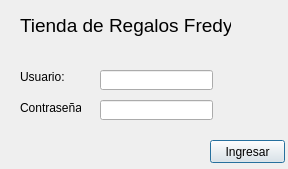
<?xml version="1.0" encoding="UTF-8"?>
<ui version="4.0">
 <class>login</class>
 <widget class="QDialog" name="login">
  <property name="geometry">
   <rect>
    <x>0</x>
    <y>0</y>
    <width>288</width>
    <height>169</height>
   </rect>
  </property>
  <property name="windowTitle">
   <string>Dialog</string>
  </property>
  <widget class="QLabel" name="label">
   <property name="geometry">
    <rect>
     <x>20</x>
     <y>70</y>
     <width>46</width>
     <height>13</height>
    </rect>
   </property>
   <property name="text">
    <string>Usuario:</string>
   </property>
  </widget>
  <widget class="QLabel" name="label_2">
   <property name="geometry">
    <rect>
     <x>20</x>
     <y>100</y>
     <width>61</width>
     <height>16</height>
    </rect>
   </property>
   <property name="text">
    <string>Contraseña:</string>
   </property>
  </widget>
  <widget class="QLabel" name="tienda">
   <property name="geometry">
    <rect>
     <x>20</x>
     <y>10</y>
     <width>211</width>
     <height>31</height>
    </rect>
   </property>
   <property name="font">
    <font>
     <pointsize>14</pointsize>
    </font>
   </property>
   <property name="text">
    <string>Tienda de Regalos Fredy</string>
   </property>
  </widget>
  <widget class="QPushButton" name="boton">
   <property name="geometry">
    <rect>
     <x>210</x>
     <y>140</y>
     <width>75</width>
     <height>23</height>
    </rect>
   </property>
   <property name="text">
    <string>Ingresar</string>
   </property>
  </widget>
  <widget class="QLineEdit" name="dusuario">
   <property name="geometry">
    <rect>
     <x>100</x>
     <y>70</y>
     <width>113</width>
     <height>20</height>
    </rect>
   </property>
  </widget>
  <widget class="QLineEdit" name="dpass">
   <property name="geometry">
    <rect>
     <x>100</x>
     <y>100</y>
     <width>113</width>
     <height>20</height>
    </rect>
   </property>
  </widget>
 </widget>
 <resources/>
 <connections/>
</ui>
